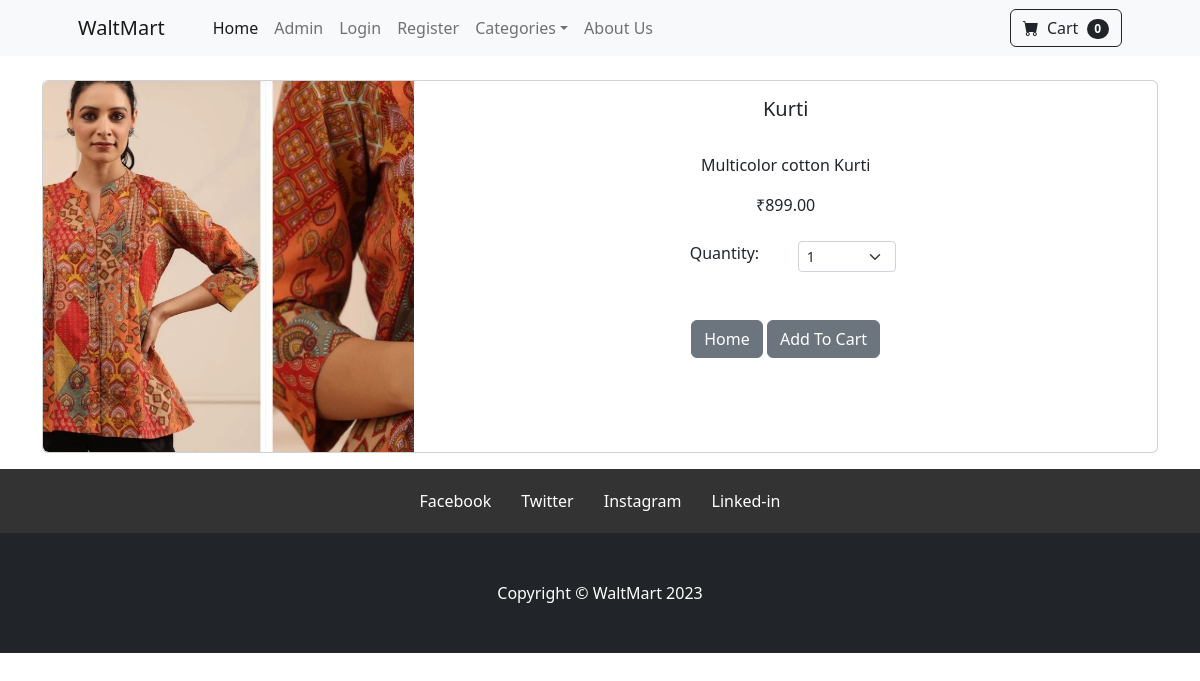
The app's page /product/4 with its own data.
### store/models.py (models this page shows, shortened)
class Product(models.Model):
    name = models.CharField(max_length=100)
    price = models.DecimalField(default=0, decimal_places=2, max_digits=6)
    category = models.ForeignKey(Category, on_delete=models.CASCADE, default=1)
    description = models.CharField(max_length=250, default='', blank=True, null=True)
    image = models.ImageField(upload_to='uploads/product/')
    is_sale = models.BooleanField(default=False)
    sale_price = models.DecimalField(default=0, decimal_places=2, max_digits=6)

### store/views.py (the view)
# urls.py: path('product/<int:pk>', views.product, name='product'),#pk = > passing primary key to url
def product(request, pk):
    product = Product.objects.get(id=pk)
    return render(request, 'product.html', {'product': product})

### cart/cart.py (called while the page is built)
	def __len__(self):
		return len(self.cart)

### cart/context_processors.py (called while the page is built)
def cart(request):
	return {'cart': Cart(request)}

### templates/product.html (shortened to what this page needs)
{% extends 'base.html' %}
{% block content %}
<div class="container">
<br/>
<div class="card mb-3">
  <div class="row g-0">
    <div class="col-md-4">
      <img src="{{ product.image.url }}" class="img-fluid rounded-start" alt="...">
    </div>
    <div class="col-md-8">
      <div class="card-body">
        <center>
        <h5 class="card-title">{{ product.name }}</h5>
        <br/>
        <p class="card-text justified">{{ product.description }}</p>
        {% if product.is_sale %}
        <div class="d-flex justify-content-center small text-warning mb-2">
                <div class="bi-star-fill"></div>
                &nbsp;&nbsp;Sale!&nbsp;&nbsp;
                <div class="bi-star-fill"></div>
                </div>
                <strike>
                ₹{{ product.price }}
                </strike>
                &nbsp;
                ₹{{ product.sale_price }}
        {% else %}
            ₹{{ product.price }}
        {% endif %}
            <br/><br/>
<div class="row justify-content-center">
    <div class="col-md-2">Quantity:</div>
                <div class="col-md-2">
                <select class="form-select form-select-sm" id="qty-cart">
                  <option value="1">1</option>
                </select>
                </div>
            </div>
            <br/><br/>
        <a href="{% url 'index'%}" class="btn btn-secondary">Home</a>
       <button type="button" value="{{ product.id }}" class="btn btn-secondary" id="add-cart">Add To Cart</button>
    </center>
      </div>
    </div>
  </div>
</div>
</div>
{% endblock %}

### records on screen
Product: image (picture), name "Kurti", description "Multicolor cotton Kurti", price "899.00"

### other values on screen
{{ cart|length }} "0"
